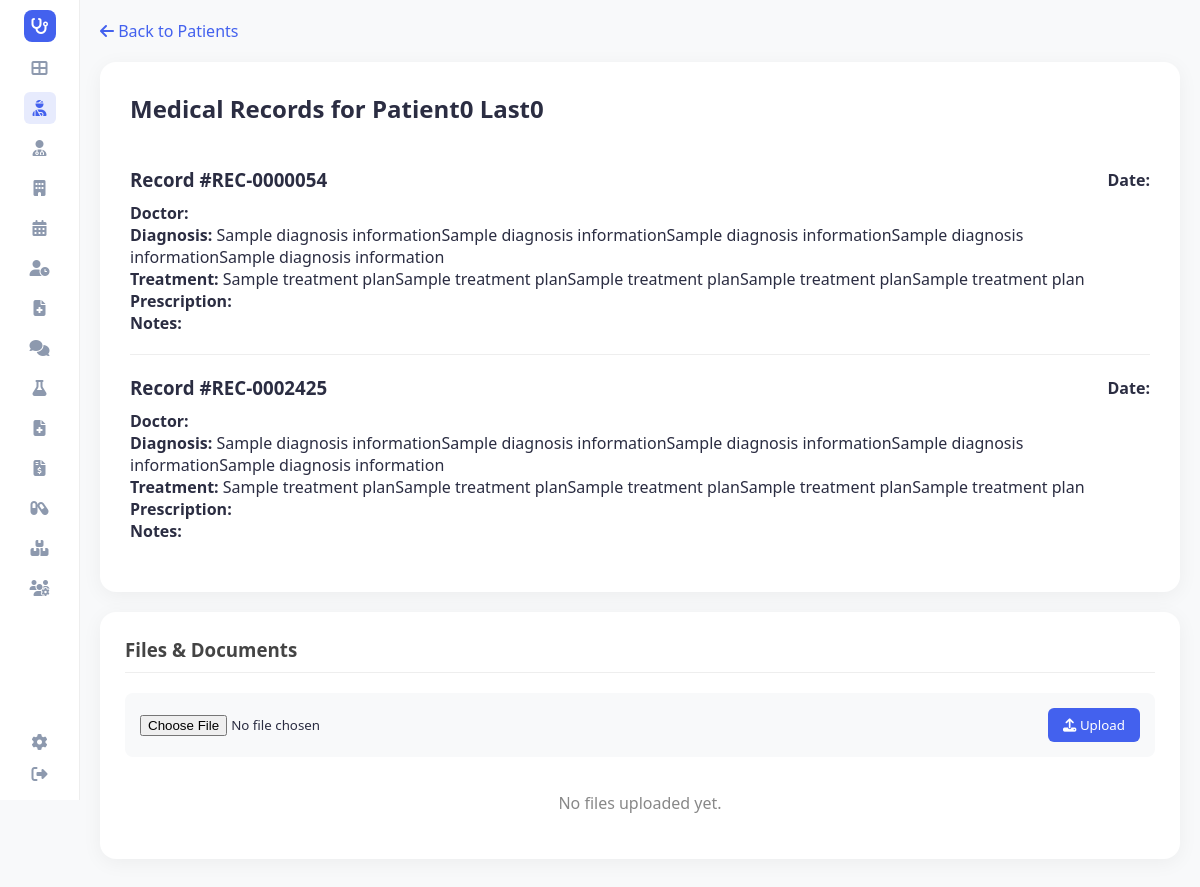
Page /patients/PAT-000000/records (signed in) on the committed database.
### tables this page shows
CREATE TABLE patients (
                patient_id TEXT PRIMARY KEY,
                first_name TEXT,
                last_name TEXT,
                date_of_birth TEXT,
                gender TEXT,
                phone TEXT,
                email TEXT,
                address TEXT,
                emergency_contact TEXT,
                blood_group TEXT,
                medical_history TEXT,
                created_date TEXT,
                scheme_provider TEXT,
                scheme_type TEXT
            );

CREATE TABLE medical_records (
                record_id TEXT PRIMARY KEY,
                patient_id TEXT,
                doctor_id TEXT,
                date TEXT,
                consult_reason TEXT,
                diagnosis TEXT,
                treatment TEXT,
                prescriptions TEXT,
                notes TEXT,
                details TEXT,
                FOREIGN KEY (patient_id) REFERENCES patients(patient_id),
                FOREIGN KEY (doctor_id) REFERENCES doctors(doctor_id)
            );

### app.py (the view)
@app.route('/patients/<patient_id>/records')
def view_medical_records(patient_id):
    patient = hms.get_patient(patient_id)
    if not patient:
        flash('Patient not found!', 'error')
        return redirect(url_for('patients'))
    records = hms.get_patient_medical_records(patient_id)
    files = hms.patient_files.get(patient_id, [])
    return render_template('view_medical_records.html', patient=patient, records=records, files=files, active_page='patients', hms=hms)

### app.py (called while the page is built)
@app.before_request
def require_login():
    allowed_routes = ['login', 'register', 'static']
    if request.endpoint not in allowed_routes and 'user_id' not in session:
        return redirect(url_for('login'))

@app.context_processor
def inject_user():
    username = session.get('username')
    role = session.get('role')
    unread = 0
    if username:
        unread = hms.get_unread_count(username, role)
    return dict(current_user=username, current_role=role, unread_messages_count=unread, hms=hms)

### database/db_manager.py (called while the page is built)
    def get_connection(self):
        conn = sqlite3.connect(self.db_file)
        conn.row_factory = sqlite3.Row
        return conn

    def _row_to_obj(self, cls: Type[T], row: sqlite3.Row) -> T:
        d = dict(row)
        for field in fields(cls):
            if field.type in (dict, Dict[str, Any], list, List[Any]) and d.get(field.name):
                try:
                    d[field.name] = json.loads(d[field.name])
                except:
                    pass
            elif field.type == bool and field.name in d:
                d[field.name] = bool(d[field.name])
        allowed = {f.name for f in fields(cls)}
        filtered = {k: v for k, v in d.items() if k in allowed}
        return cls(**filtered)

    def get_by_id(self, cls: Type[T], table: str, id_value: str, id_field: str) -> Optional[T]:
        try:
            conn = self.get_connection()
            cursor = conn.cursor()
            cursor.execute(f"SELECT * FROM {table} WHERE {id_field} = ?", (id_value,))
            row = cursor.fetchone()
            conn.close()
            return self._row_to_obj(cls, row) if row else None
        except Exception as e:
            print(f"Error getting from {table}: {e}")
            return None

### main.py (called while the page is built)
    def get_patient(self, patient_id: str) -> Optional[Patient]:
        return self.db.get_by_id(Patient, 'patients', patient_id, 'patient_id')

    def get_doctor(self, doctor_id: str) -> Optional[Doctor]:
        return self.db.get_by_id(Doctor, 'doctors', doctor_id, 'doctor_id')

    def get_patient_medical_records(self, patient_id: str) -> List[MedicalRecord]:
        conn = self.db.get_connection()
        cursor = conn.cursor()
        cursor.execute("SELECT * FROM medical_records WHERE patient_id = ?", (patient_id,))
        rows = cursor.fetchall()
        conn.close()
        return [self.db._row_to_obj(MedicalRecord, row) for row in rows]

### templates/view_medical_records.html (shortened to what this page needs)
<!DOCTYPE html>
<html lang="en">
<head>
    <link rel="stylesheet" href="{{ url_for('static', filename='style.css') }}">
    <link rel="stylesheet" href="https://cdnjs.cloudflare.com/ajax/libs/font-awesome/6.4.0/css/all.min.css">
</head>
<body>
    <div class="container" >
        {% include 'sidebar.html' %}
        <main class="main-content" >
            <a href="{{ url_for('patients') }}" class="back-link"><i class="fas fa-arrow-left"></i> Back to Patients</a>
            <div class="records-container">
                <h2>Medical Records for {{ patient.first_name }} {{ patient.last_name }}</h2>
                <br>
                {% if records %}
                    {% for record in records %}
                        <div class="record-item">
                            <div class="record-header">
                                <h3>Record #{{ record.record_id }}</h3>
                                <span><strong>Date:</strong> {{ record.visit_date }}</span>
                            </div>
                            <p><strong>Doctor:</strong> {{ hms.get_doctor(record.doctor_id).name if hms.get_doctor(record.doctor_id) else 'Unknown' }}</p>
                            <p><strong>Diagnosis:</strong> {{ record.diagnosis }}</p>
                            <p><strong>Treatment:</strong> {{ record.treatment }}</p>
                            <p><strong>Prescription:</strong> {{ record.prescription }}</p>
                            <p><strong>Notes:</strong> {{ record.notes }}</p>
                        </div>
                    {% endfor %}
                {% else %}
                    <p>No medical records found for this patient.</p>
                {% endif %}
            </div>
            <div class="section-card">
                <div class="section-header">
                    <h3>Files & Documents</h3>
                </div>
                <form action="{{ url_for('upload_patient_file', patient_id=patient.patient_id) }}" method="post" enctype="multipart/form-data" class="upload-form">
                    <input type="file" name="file" required>
                    <button type="submit" class="btn-upload"><i class="fas fa-upload"></i> Upload</button>
                </form>
                <ul class="file-list">
                    {% for file in files %}
                    <li class="file-item">
                        {% set is_image = file.file_name.lower().endswith(('.png', '.jpg', '.jpeg', '.gif', '.webp')) %}
                        <div class="file-info">
                            {% if is_image %}
                                <i class="fas fa-file-image file-icon" style="color: #4cc9f0; cursor: pointer;" onclick="openPreview('{{ file.path|replace('\\', '/') }}', '{{ file.file_name }}')"></i>
                                <div>
                                    <div style="font-weight: 500; cursor: pointer; color: #4361ee;" onclick="openPreview('{{ file.path|replace('\\', '/') }}', '{{ file.file_name }}')">{{ file.file_name }}</div>
                                    <div style="font-size: 12px; color: #888;">{{ file.uploaded_at }}</div>
                                </div>
                            {% else %}
                                <i class="fas fa-file-pdf file-icon" style="color: #f72585;"></i>
                                <div>
                                    <div style="font-weight: 500;">{{ file.file_name }}</div>
                                    <div style="font-size: 12px; color: #888;">{{ file.uploaded_at }}</div>
                                </div>
                            {% endif %}
                        </div>
                        <div class="file-actions">
                            <a href="{{ url_for('download_file', path=file.path) }}" style="color: #4361ee; margin-right: 15px;" title="Download"><i class="fas fa-download"></i></a>
                            <a href="{{ url_for('delete_patient_file', patient_id=patient.patient_id, path=file.path, redirect_url=url_for('view_medical_records', patient_id=patient.patient_id)) }}" style="color: #dc3545;" title="Delete" onclick="return confirm('Delete this file?')"><i class="fas fa-trash"></i></a>
                        </div>
                    </li>
                    {% else %}
                    <li style="text-align: center; color: #888; padding: 20px;">No files uploaded yet.</li>
                    {% endfor %}
                </ul>
            </div>
        </main>
    </div>
</body>
</html>

### static/style.css (style rules this page uses)
:root { --primary-color: #4361ee; --secondary-color: #3f37c9; --success-color: #4cc9f0; --warning-color: #f72585; --text-dark: #2b2d42; --text-light: #8d99ae; --bg-light: #f8f9fa; --white: #ffffff; --sidebar-width: 80px; --border-radius: 16px; --shadow: 0 4px 20px rgba(0, 0, 0, 0.05); }
* { margin: 0; padding: 0; box-sizing: border-box; font-family: 'Segoe UI', Tahoma, Geneva, Verdana, sans-serif; }
body { background-color: var(--bg-light); color: var(--text-dark); min-height: 100vh; margin: 0; }
.container { display: flex !important; min-height: 100vh !important; height: auto !important; overflow: visible !important; }
.main-content { flex: 1 !important; padding: 20px !important; display: flex; flex-direction: column; min-width: 0; }

### templates/view_medical_records.html (style rules this page uses)
.records-container { background-color: white; padding: 30px; border-radius: 16px; box-shadow: 0 4px 20px rgba(0, 0, 0, 0.05); margin-bottom: 20px; }
.record-item { border-bottom: 1px solid #eee; padding: 20px 0; }
.record-item:last-child { border-bottom: none; }
.record-header { display: flex; justify-content: space-between; align-items: center; margin-bottom: 10px; }
.record-header h3 { margin: 0; }
.back-link { display: block; margin-bottom: 20px; color: #4361ee; text-decoration: none; }
.section-card { background-color: white; padding: 25px; border-radius: 16px; box-shadow: 0 4px 20px rgba(0, 0, 0, 0.05); margin-bottom: 20px; }
.section-header { display: flex; justify-content: space-between; align-items: center; margin-bottom: 20px; padding-bottom: 10px; border-bottom: 1px solid #eee; }
.section-header h3 { margin: 0; color: #444; }
.file-list { list-style: none; padding: 0; }
.upload-form { background-color: #f8f9fa; padding: 15px; border-radius: 8px; margin-bottom: 15px; display: flex; gap: 10px; align-items: center; }
.upload-form input[type="file"] { flex: 1; }
.btn-upload { background-color: #4361ee; color: white; border: none; padding: 8px 15px; border-radius: 6px; cursor: pointer; }

### rows in the picture
patients: first_name "Patient0", last_name "Last0"
medical_records: record_id "REC-0000054", diagnosis "Sample diagnosis informationSample diagnosis informationSample diagnosis informationSample diagnosis informationSample diagnosis information", treatment "Sample treatment planSample treatment planSample treatment planSample treatment planSample treatment plan"
medical_records: record_id "REC-0002425", diagnosis "Sample diagnosis informationSample diagnosis informationSample diagnosis informationSample diagnosis informationSample diagnosis information", treatment "Sample treatment planSample treatment planSample treatment planSample treatment planSample treatment plan"
